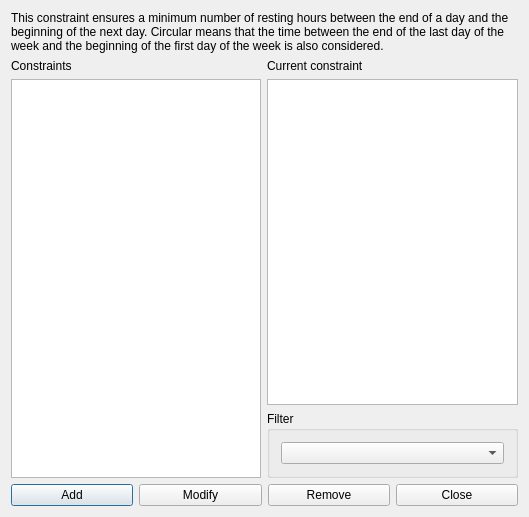
<?xml version="1.0" encoding="UTF-8"?>
<ui version="4.0">
 <class>ConstraintStudentsSetMinRestingHoursForm_template</class>
 <widget class="QDialog" name="ConstraintStudentsSetMinRestingHoursForm_template">
  <property name="geometry">
   <rect>
    <x>0</x>
    <y>0</y>
    <width>529</width>
    <height>517</height>
   </rect>
  </property>
  <property name="windowTitle">
   <string extracomment="This is the title of the dialog to see the list of all constraints of this type">Constraints students set min resting hours</string>
  </property>
  <layout class="QGridLayout" name="gridLayout_2">
   <item row="1" column="0" rowspan="2">
    <layout class="QVBoxLayout" name="verticalLayout">
     <item>
      <widget class="QLabel" name="constraintsTextLabel">
       <property name="frameShape">
        <enum>QFrame::NoFrame</enum>
       </property>
       <property name="frameShadow">
        <enum>QFrame::Plain</enum>
       </property>
       <property name="text">
        <string>Constraints</string>
       </property>
       <property name="wordWrap">
        <bool>false</bool>
       </property>
      </widget>
     </item>
     <item>
      <widget class="QListWidget" name="constraintsListWidget"/>
     </item>
    </layout>
   </item>
   <item row="1" column="1">
    <layout class="QVBoxLayout" name="verticalLayout_2">
     <item>
      <widget class="QLabel" name="currentConstraintTextLabel">
       <property name="text">
        <string>Current constraint</string>
       </property>
       <property name="wordWrap">
        <bool>false</bool>
       </property>
      </widget>
     </item>
     <item>
      <widget class="QPlainTextEdit" name="currentConstraintTextEdit"/>
     </item>
    </layout>
   </item>
   <item row="2" column="1">
    <widget class="QGroupBox" name="filterGroupBox">
     <property name="title">
      <string>Filter</string>
     </property>
     <layout class="QGridLayout" name="gridLayout">
      <item row="0" column="0">
       <widget class="QComboBox" name="studentsComboBox"/>
      </item>
     </layout>
    </widget>
   </item>
   <item row="3" column="0" colspan="2">
    <layout class="QHBoxLayout" name="horizontalLayout">
     <item>
      <widget class="QPushButton" name="addConstraintPushButton">
       <property name="text">
        <string>Add</string>
       </property>
      </widget>
     </item>
     <item>
      <widget class="QPushButton" name="modifyConstraintPushButton">
       <property name="text">
        <string>Modify</string>
       </property>
      </widget>
     </item>
     <item>
      <widget class="QPushButton" name="removeConstraintPushButton">
       <property name="text">
        <string>Remove</string>
       </property>
      </widget>
     </item>
     <item>
      <widget class="QPushButton" name="closePushButton">
       <property name="text">
        <string>Close</string>
       </property>
      </widget>
     </item>
    </layout>
   </item>
   <item row="0" column="0" colspan="2">
    <widget class="QLabel" name="label">
     <property name="sizePolicy">
      <sizepolicy hsizetype="Minimum" vsizetype="Minimum">
       <horstretch>0</horstretch>
       <verstretch>0</verstretch>
      </sizepolicy>
     </property>
     <property name="text">
      <string>This constraint ensures a minimum number of resting hours between the end of a day and the beginning of the next day. Circular means that the time between the end of the last day of the week and the beginning of the first day of the week is also considered.</string>
     </property>
     <property name="wordWrap">
      <bool>true</bool>
     </property>
    </widget>
   </item>
  </layout>
 </widget>
 <layoutdefault spacing="6" margin="11"/>
 <resources/>
 <connections/>
</ui>
